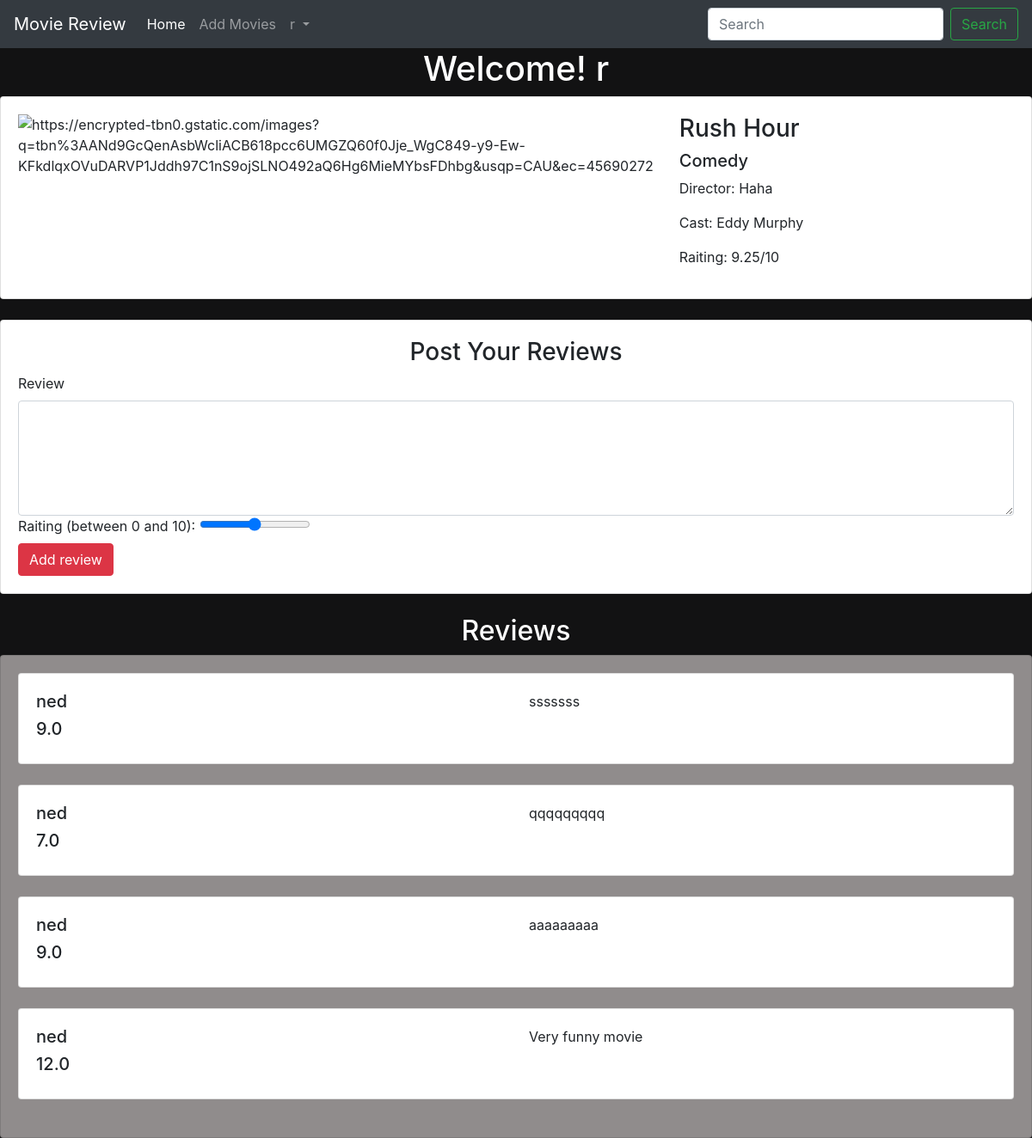
Screenshot of /ditail/9/ (signed in) with the database file from the repository.
### main/models.py (models this page shows, shortened)
class Movie(models.Model):
    name = models.CharField(max_length = 300)
    director = models.CharField(max_length = 300)
    cast = models.CharField(max_length = 800)
    description = models.TextField(max_length = 5000)
    relised_date = models.DateField()
    averidgerating = models.FloatField(default=0)
    image = models.URLField(default=None,null=True)

class Review(models.Model):
    user = models.ForeignKey(User, on_delete = models.CASCADE)
    movie = models.ForeignKey(Movie, on_delete = models.CASCADE)
    comment = models.TextField(max_length= 1000)
    raiting = models.FloatField(default=0)

### main/views.py (the view)
# urls.py: path("ditail/<int:id>/",views.ditail, name="ditail"),
def ditail(request,id):
    movie = Movie.objects.get(id=id)# Select everything(*) from the database with this id=id
    review = Review.objects.filter(movie=id).order_by("-comment")
    score = review.aggregate(Avg("raiting"))['raiting__avg']
    if score == None:
        score = 0
    context = { 'movie': movie,'reviews':review, 'averidge':score }
    return render(request, 'main/ditail.html',context)

### main/templates/main/ditail.html (shortened to what this page needs)
{% extends 'main/base.html' %}
{% block content %}
<div class="conteiner">
	<div class="card">
		<div class="card-body">
			<div class="row">
				<div class="col md-4">
				<img class="img fluid" src="{{movie.image}}" alt="{{movie.image}}">
				</div>
				<div class="col md-8">
				<h3 >{{ movie.name }}</h3>
				<h5 >{{ movie.description }}</h5>
				<p>Director: {{ movie.director }}</p>
				<p>Cast: {{ movie.cast }}</p>
				<p>Raiting: {{ averidge }}/10</p>
				</div>
			</div>
		</div>
	</div>
	<br>
	<div class="card">
		<div class="card-body">
		<h3 class="text-center">Post Your Reviews</h3>
		<form action="{% url 'main:add_review' movie.id %}" method="POST">
		<label for="comment">Review</label>
		<textarea name="comment" cols="8" rows="5" id="command" class="form-control"  ></textarea>
		<label for="raiting">Raiting (between 0 and 10):</label>
		<input type="range" id="raiting" step="0.5" name="raiting" min="0" max="10.0">
		<br>
		<input type="submit" class="btn btn-danger" value="Add review">
		</form>
		</div>
	</div>
	<br>
	<h2 class="text-center" style="color:white;">Reviews</h2>
	<div class="card" style="background-color:#908c8c">
		<div class="card-body">
		{% for review in reviews %}
			<div class="card" >
				<div class="card-body">
				<div class="row">
					<div class="col md-3">
						<h5 class="text-left">{{ review.user.username }}<h5>
						<h5>{{ review.raiting }}</h5>
					</div>
					<div class="col md-9">
						<p>{{ review.comment }}</p>
					</div>
				</div>
				</div>
			</div>
				<br>
		{% endfor %}
		</div>
	</div>
</div>
{% endblock %}

### main/templates/main/base.html (shortened to what this page needs)
<!doctype html>
<html lang="en">
  <head>
    <link rel="stylesheet" href="https://maxcdn.bootstrapcdn.com/bootstrap/4.0.0/css/bootstrap.min.css">
	{% load static %}
	<link rel="stylesheet" href="{% static 'css/main.css' %}"></link>
  </head>
  <body>
  <nav class="navbar navbar-expand-lg navbar-dark bg-dark">
  <a class="navbar-brand" href="{% url 'main:home' %}">Movie Review</a>
  <div class="collapse navbar-collapse" id="navbarSupportedContent">
    <ul class="navbar-nav mr-auto">
      <li class="nav-item active">
        <a class="nav-link" href="{% url 'main:home' %}">Home <span class="sr-only">(current)</span></a>
      </li>
      <li class="nav-item">
        <a class="nav-link" href="{% url 'main:add_movie' %}">Add Movies</a>
      </li>
	  {% if user.is_authenticated %}
      <li class="nav-item dropdown">
        <a class="nav-link dropdown-toggle" href="#" id="navbarDropdown" role="button" data-toggle="dropdown" aria-haspopup="true" aria-expanded="false">
          {{ user.username }}
        </a>
      </li>
	  {% endif %}
    </ul>
    <form class="form-inline my-2 my-lg-0">
      <input class="form-control mr-sm-2" type="search" placeholder="Search" aria-label="Search">
      <button class="btn btn-outline-success my-2 my-sm-0" type="submit">Search</button>
    </form>
  </div>
</nav>
	{% if user.is_authenticated %}
    <h1><center style="color:white;">Welcome!   {{ user.username }}</center></h1>
	{% endif %}
	{% block content %}
	{% endblock %}
  </body>
</html>

### main/static/css/main.css (style rules this page uses)
body { background-color:#121213; }

### rows the page displays
Movie: name "Rush Hour", description "Comedy", director "Haha", cast "Eddy Murphy"
Review: user.username "ned", raiting "9.0", comment "sssssss"
Review: user.username "ned", raiting "7.0", comment "qqqqqqqqq"
Review: user.username "ned", raiting "9.0", comment "aaaaaaaaa"
Review: user.username "ned", raiting "12.0", comment "Very funny movie"

### other values shown
{{ user.username }} "r"
{{ averidge }} "9.25"
